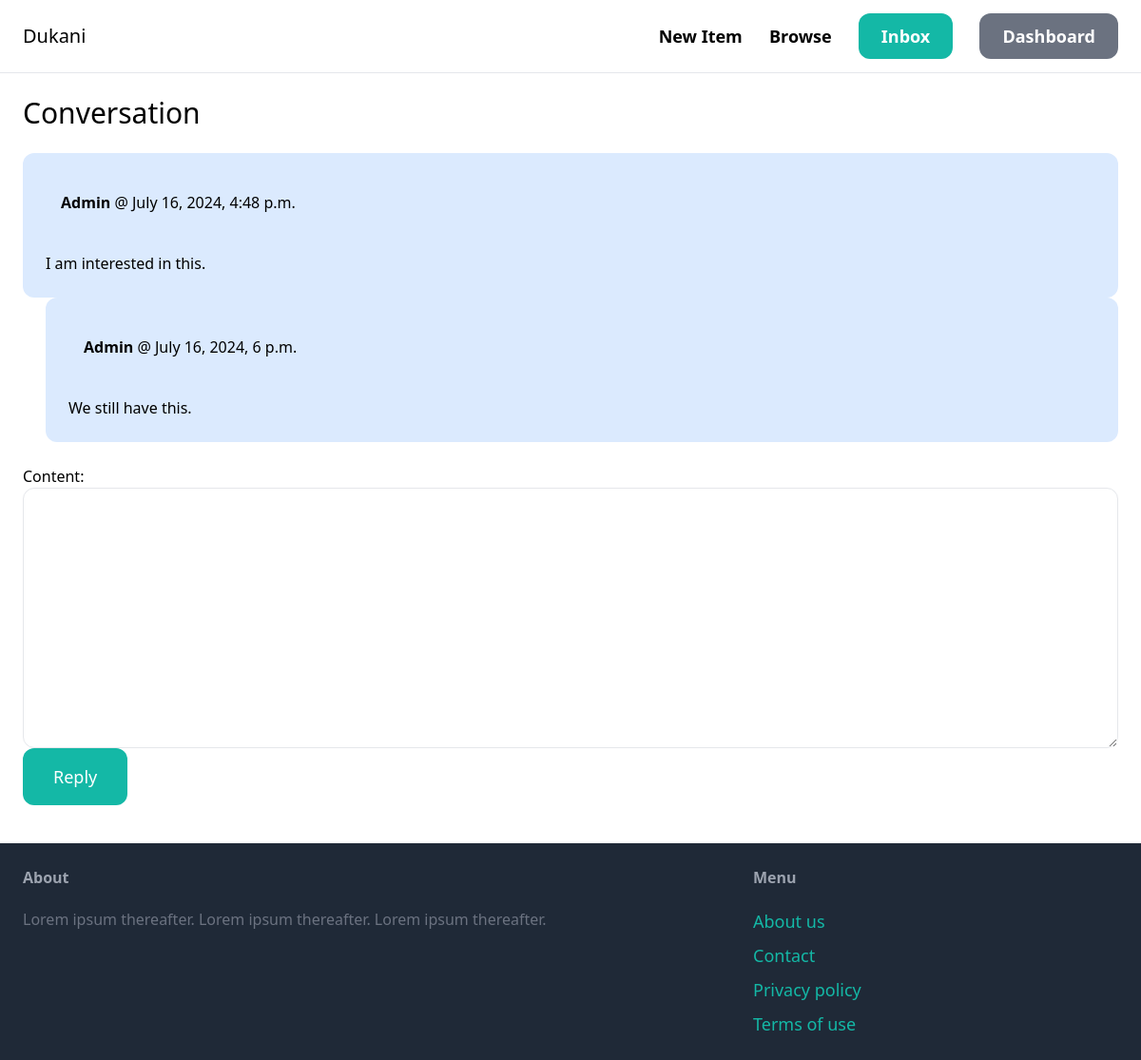
The app's page /inbox/5/ (signed in) with its own data.
### conversation/models.py (models this page shows, shortened)
class ConversationMessage(models.Model):
    conversation = models.ForeignKey(Conversation, related_name='messages', on_delete=models.CASCADE)
    content = models.TextField()
    created_at = models.DateTimeField(auto_now_add=True)
    created_by = models.ForeignKey(User, related_name='created_messages', on_delete=models.CASCADE)
    class Meta:
        verbose_name_plural = 'Conversation Messages'

### conversation/views.py (the view)
# urls.py: path('<int:pk>/', views.detail, name='detail'),
@login_required
def detail(request, pk):
    conversation = Conversation.objects.filter(members__in=[request.user.id]).get(pk=pk)
    if request.method == "POST":
        form = ConversationMessageForm(request.POST)
        if form.is_valid():
            conversation_message = form.save(commit=False)
            conversation_message.conversation = conversation
            conversation_message.created_by = request.user
            conversation_message.save()
            conversation.save()
            return redirect('conversation:detail', pk=pk)
    else:
        form = ConversationMessageForm()
    return render(request, "conversation/detail.html", {
        "conversation": conversation,
        "form": form
    })

### conversation/forms.py
class ConversationMessageForm(forms.ModelForm):
    class Meta:
        model = ConversationMessage
        fields = ('content',)
        widgets = {
            'content': forms.Textarea(attrs={
                'class': 'w-full py-4 px-6 rounded-xl border'
            })
        }

### conversation/templates/conversation/detail.html (shortened to what this page needs)
{% extends 'core/base.html' %}
{% block content%}
<h1 class="mb-6 text-3xl">Conversation</h1>
    <div class="space-x-6">
        {% for message in conversation.messages.all %}
            <div class="p-6 flex {% if message.created_by == request.user %} bg-blue-100 {% else %} bg-gray-100 {% endif %} rounded-xl">
                <div>
                    <p class="m-4"><strong>{{ message.created_by.username }}</strong> @ {{ message.created_at }}</p> <br/>
                    <p>{{ message.content }}</p>
                </div>
            </div>
        {% endfor %}
    </div>
    <form method="POST" action="." class="mt-6">
        {{ form.as_p }}
        <button class="py-4 px-8 text-lg bg-teal-500 hover:bg-teal-700 rounded-xl text-white">Reply</button>
    </form>
{% endblock %}

### records on screen
ConversationMessage: created_by.username "Admin", created_at "July 16, 2024, 4:48 p.m.", content "I am interested in this."
ConversationMessage: created_by.username "Admin", created_at "July 16, 2024, 6 p.m.", content "We still have this."
